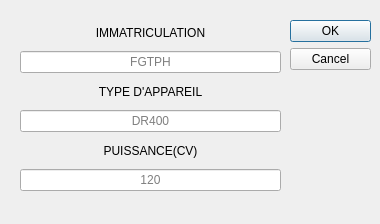
<?xml version="1.0" encoding="UTF-8"?>
<ui version="4.0">
    <class>insertDialogu</class>
    <widget class="QDialog" name="insertDialogu">
        <property name="geometry">
            <rect>
                <x>0</x>
                <y>0</y>
                <width>380</width>
                <height>224</height>
            </rect>
        </property>
        <property name="windowTitle">
            <string>Dialog</string>
        </property>
        <widget class="QDialogButtonBox" name="buttonBox">
            <property name="geometry">
                <rect>
                    <x>290</x>
                    <y>20</y>
                    <width>81</width>
                    <height>241</height>
                </rect>
            </property>
            <property name="orientation">
                <enum>Qt::Vertical</enum>
            </property>
            <property name="standardButtons">
                <set>QDialogButtonBox::Cancel|QDialogButtonBox::Ok</set>
            </property>
        </widget>
        <widget class="QWidget" name="verticalLayoutWidget">
            <property name="geometry">
                <rect>
                    <x>20</x>
                    <y>20</y>
                    <width>261</width>
                    <height>171</height>
                </rect>
            </property>
            <layout class="QVBoxLayout" name="verticalLayout">
                <item>
                    <widget class="QLabel" name="label">
                        <property name="layoutDirection">
                            <enum>Qt::LeftToRight</enum>
                        </property>
                        <property name="autoFillBackground">
                            <bool>true</bool>
                        </property>
                        <property name="text">
                            <string>IMMATRICULATION</string>
                        </property>
                        <property name="alignment">
                            <set>Qt::AlignCenter</set>
                        </property>
                        <property name="buddy">
                            <cstring>lineEdit</cstring>
                        </property>
                    </widget>
                </item>
                <item>
                    <widget class="QLineEdit" name="lineEdit">
                        <property name="alignment">
                            <set>Qt::AlignCenter</set>
                        </property>
                        <property name="placeholderText">
                            <string>FGTPH</string>
                        </property>
                    </widget>
                </item>
                <item>
                    <widget class="QLabel" name="label_2">
                        <property name="text">
                            <string>TYPE D'APPAREIL</string>
                        </property>
                        <property name="alignment">
                            <set>Qt::AlignCenter</set>
                        </property>
                        <property name="buddy">
                            <cstring>lineEdit_2</cstring>
                        </property>
                    </widget>
                </item>
                <item>
                    <widget class="QLineEdit" name="lineEdit_2">
                        <property name="text">
                            <string/>
                        </property>
                        <property name="alignment">
                            <set>Qt::AlignCenter</set>
                        </property>
                        <property name="placeholderText">
                            <string>DR400</string>
                        </property>
                    </widget>
                </item>
                <item>
                    <widget class="QLabel" name="label_3">
                        <property name="text">
                            <string>PUISSANCE(CV)</string>
                        </property>
                        <property name="alignment">
                            <set>Qt::AlignCenter</set>
                        </property>
                        <property name="buddy">
                            <cstring>lineEdit_3</cstring>
                        </property>
                    </widget>
                </item>
                <item>
                    <widget class="QLineEdit" name="lineEdit_3">
                        <property name="alignment">
                            <set>Qt::AlignCenter</set>
                        </property>
                        <property name="placeholderText">
                            <string>120</string>
                        </property>
                    </widget>
                </item>
            </layout>
        </widget>
    </widget>
    <resources/>
    <connections>
        <connection>
            <sender>buttonBox</sender>
            <signal>accepted()</signal>
            <receiver>insertDialogu</receiver>
            <slot>accept()</slot>
            <hints>
                <hint type="sourcelabel">
                    <x>248</x>
                    <y>254</y>
                </hint>
                <hint type="destinationlabel">
                    <x>157</x>
                    <y>274</y>
                </hint>
            </hints>
        </connection>
        <connection>
            <sender>buttonBox</sender>
            <signal>rejected()</signal>
            <receiver>insertDialogu</receiver>
            <slot>reject()</slot>
            <hints>
                <hint type="sourcelabel">
                    <x>316</x>
                    <y>260</y>
                </hint>
                <hint type="destinationlabel">
                    <x>286</x>
                    <y>274</y>
                </hint>
            </hints>
        </connection>
    </connections>
</ui>
